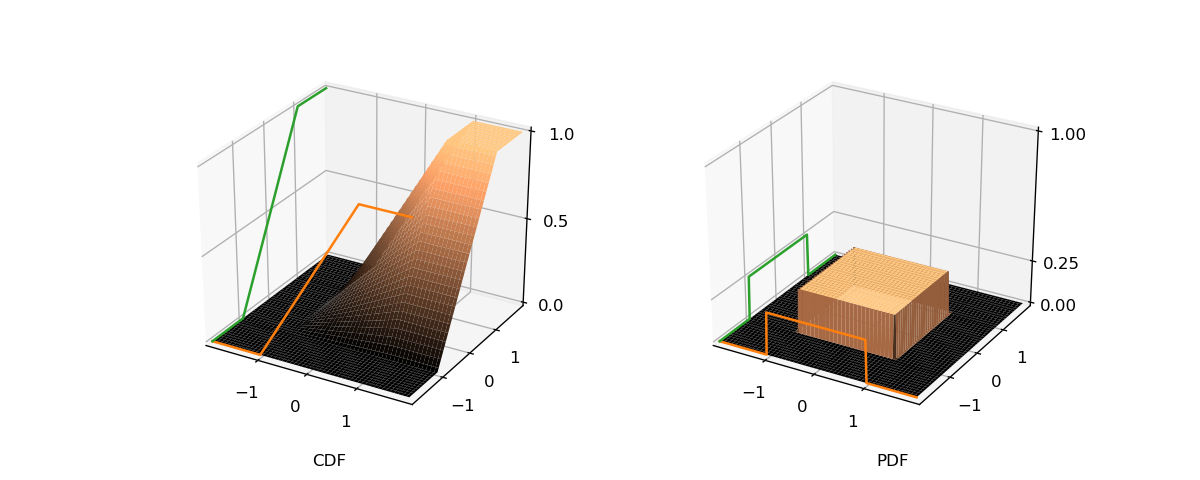

Generate this figure with Python:
import numpy as np
import matplotlib.pyplot as plt
from matplotlib import cm
from mpl_toolkits.mplot3d import axes3d

limit = 2

fig = plt.figure(figsize=(10, 4), dpi=120)
ax1 = fig.add_subplot(1, 2, 1, projection='3d')
ax2 = fig.add_subplot(1, 2, 2, projection='3d')
ax1.set_xlim(-limit, limit)
ax1.set_ylim(-limit, limit)
ax1.set_zlim(0, 1)
ax2.set_xlim(-limit, limit)
ax2.set_ylim(-limit, limit)
ax2.set_zlim(0, 1)

ax1.xaxis.set_ticks([-1, 0, 1])
ax1.yaxis.set_ticks([-1, 0, 1])
ax1.zaxis.set_ticks([0, .5, 1])
ax2.xaxis.set_ticks([-1, 0, 1])
ax2.yaxis.set_ticks([-1, 0, 1])
ax2.zaxis.set_ticks([0, .25, 1])

pdf = lambda x, y: np.where(np.abs(x)<1 ,np.where(np.abs(y)<1, .25, 0), 0)
cdf = lambda x, y: .25*(np.clip(x, -1, 1)+1)*(np.clip(y, -1, 1)+1)
f = lambda x: np.where(x<-1, 0, np.where(x<1, .5*x+.5, 1))
g = lambda x: np.where(np.abs(x)<1, .25, 0)

x = np.arange(-limit, limit, .02)
y = np.arange(-limit, limit, .02)
X, Y = np.meshgrid(x, y)
ZPDF = pdf(X, Y)
ZCDF = cdf(X, Y)

static = np.full(np.size(y), limit)
zpdf = g(x)
zcdf = f(x)

ax1.plot_surface(X, Y, ZCDF, cmap=cm.copper)
ax1.plot(x, -static, zcdf)
ax1.plot(-static, y, zcdf)

ax2.plot_surface(X, Y, ZPDF, cmap=cm.copper)
ax2.plot(x, -static, zpdf)
ax2.plot(-static, y, zpdf)

fig.text(.26, .03, "CDF")
fig.text(.73, .03, "PDF")

fig.savefig("Uniform3D.png", format='png')
plt.show()
